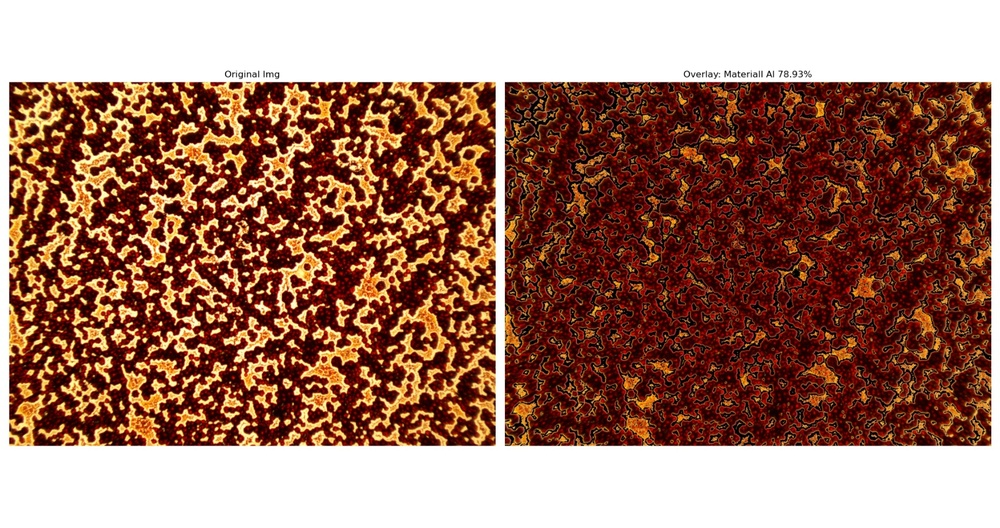
#> input picture Img/Usage_example.jpeg, 1000 x 528 px, shrunk from 1600 x 845 before the run
$ python model.py --image_path ../Img/Usage_example.jpeg
#> lines starting #> are read from the running program, lines starting #| are printed output that depends on the picture; after the words box and inside, x2 and y2 are one past the last pixel; in counts of white or black regions, pixels touching at a corner belong together
import os
import cv2
import argparse
import numpy as np
import matplotlib.pyplot as plt
from sklearn.cluster import KMeans


class Segmenter:
    def __init__(self, image_path, material_selection='auto'):
        """
        Args:
            image_path: Path to the image file
            material_selection: How to identify material cluster in first pass
                - 'auto': Use the smaller cluster (assumes material < 50% of image)
                - 'bright': Use the brighter cluster
                - 'dark': Use the darker cluster
        """
#> called with image_path = '../Img/Usage_example.jpeg', material_selection = 'auto'
        self.image_path = image_path
        self.material_selection = material_selection

        self.img_rgb = cv2.cvtColor(cv2.imread(self.image_path), cv2.COLOR_BGR2RGB)
        self.img_gray = cv2.imread(self.image_path, cv2.IMREAD_GRAYSCALE)
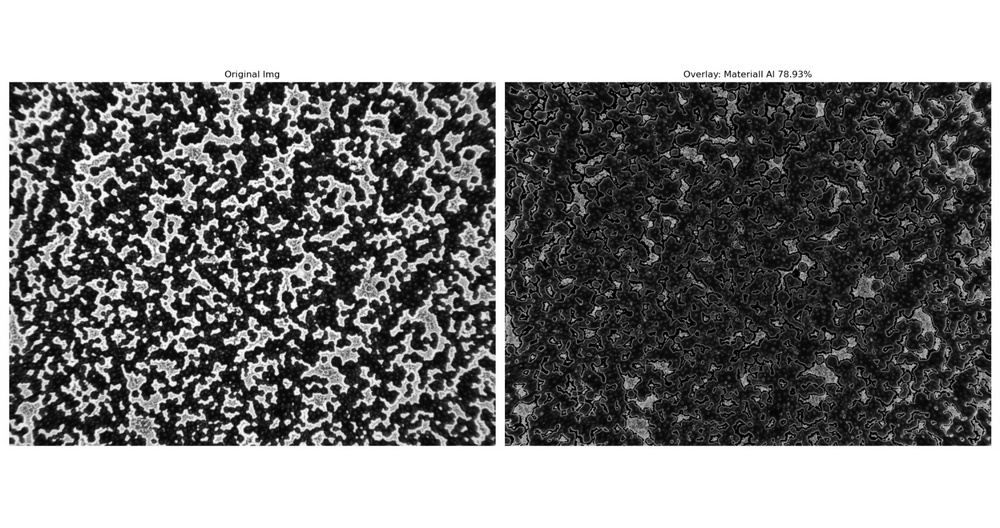
#> self.img_gray: shape (528, 1000); min 0, max 255, mean 129.8

        self.first_kmeans = KMeans(n_clusters=2, n_init=10, random_state=42)
        self.second_kmeans = KMeans(n_clusters=2, n_init=10, random_state=42)

    def _load_image(self):
        """Prepares grayscale image for the first segmentation pass."""
        return self.img_gray.reshape((-1, 1))

    def _kmeans_first_pass(self, pixels):
        """
        Runs the first K-Means on the grayscale pixels.
        Returns the 2D label array and cluster centers.
        """
        self.first_kmeans.fit(pixels)
        labels = self.first_kmeans.labels_
        labels_2d = labels.reshape(self.img_gray.shape)
        cluster_centers = self.first_kmeans.cluster_centers_
        return labels_2d, cluster_centers

    def _plot_first_pass(
        self,
        segmented_image_material,
        segmented_image_background,
        material_percentage,
        background_percentage,
    ):
        """Plots results of the first segmentation."""
        plt.figure(figsize=(12, 6))

        plt.subplot(1, 3, 1)
        plt.imshow(self.img_rgb)
        plt.title("Original Image")
        plt.axis("off")

        plt.subplot(1, 3, 2)
        plt.imshow(segmented_image_material)
        plt.title(
            f"Material Segmentation\nMaterial: {material_percentage:.2f}% | Background: {background_percentage:.2f}%"
        )
        plt.axis("off")

        plt.subplot(1, 3, 3)
        plt.imshow(segmented_image_background)
        plt.title(
            f"Background Segmentation\nMaterial: {material_percentage:.2f}% | Background: {background_percentage:.2f}%"
        )
        plt.axis("off")

        plt.tight_layout()
        plt.show()

    def _second_segmentation(self, segmented_image_material):

        flat_img = segmented_image_material.reshape((-1, 3))
        non_black_mask = np.any(flat_img != [0, 0, 0], axis=1)

        material_only_pixels = flat_img[non_black_mask]

        self.second_kmeans.fit(material_only_pixels)
        second_labels = self.second_kmeans.labels_

        new_labels_full = np.zeros((len(flat_img),), dtype=np.int32)
        new_labels_full[non_black_mask] = second_labels

        new_labels_2d = new_labels_full.reshape(segmented_image_material.shape[:2])
        return new_labels_2d

    def _save_image_(self, combined_background, material_percentage):
        plt.imshow(combined_background)
        plt.title(f"Overlay: Material Al {material_percentage:.2f}%")
        plt.axis("off")
        plt.tight_layout()

        save_dir = "Predictions"
        if not os.path.exists(save_dir):
            os.makedirs(save_dir, exist_ok=True)

        filename = os.path.basename(self.image_path)[:-4] + "_percentage.png"
        save_path = os.path.join(save_dir, filename)

        plt.savefig(save_path)
        print(f"Saved in {save_path}")

        plt.close()


    def _plot_second_pass(
        self,
        segmented_image_background_first,
        segmented_image_background_second,
    ):
        def overlay_images(pass1_image, pass2_image):
            combined = pass1_image.copy()
            mask = np.any(pass2_image != [0, 0, 0], axis=-1)
            combined[mask] = pass2_image[mask]
            return combined

        combined_background = overlay_images(
            segmented_image_background_first, segmented_image_background_second
        )
        total_pixels = self.img_gray.size
        mask_non_black = np.any(combined_background != [0, 0, 0], axis=-1)
        material_pixels = np.count_nonzero(mask_non_black)
        material_percentage = (material_pixels / total_pixels) * 100

        plt.figure(figsize=(16, 10))

        plt.subplot(1, 2, 1)
        plt.imshow(self.img_rgb)
        plt.title("Original Img")
        plt.axis("off")

        plt.subplot(1, 2, 2)
        plt.imshow(combined_background)
        plt.title(f"Overlay: Materiall Al {material_percentage:.2f}%")
        plt.axis("off")
        plt.tight_layout()
        plt.show()

        self._save_image_(combined_background=combined_background,
                          material_percentage=material_percentage)

    def __call__(self):
        pixels = self._load_image()
        label2d, cluster_centers = self._kmeans_first_pass(pixels)
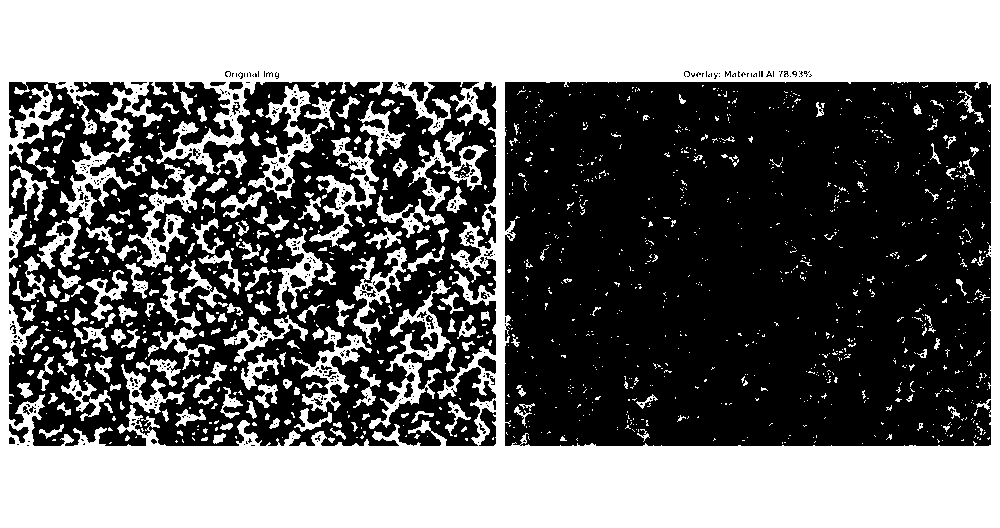
#> label2d: shape (528, 1000) int32; values 0 (black) and 1 (white), 44.6% white; 1246 white regions (995 under 20 px), largest, box (x1, y1, x2, y2) and area: (0, 0, 1000, 528) 189703, (369, 279, 451, 429) 2484, (309, 137, 379, 247) 1998
#> cluster_centers = [41.52, 239.6]

        # Select which cluster represents the material
        if self.material_selection == 'auto':
            # Use the smaller cluster (assumes material is minority)
            cluster_0_count = np.sum(label2d == 0)
#> cluster_0_count = 292712
            cluster_1_count = np.sum(label2d == 1)
#> cluster_1_count = 235288
            material_cluster = 0 if cluster_0_count < cluster_1_count else 1
#> material_cluster = 1
        elif self.material_selection == 'bright':
            # Use the brighter cluster
            avg_intensity = cluster_centers.flatten()
            material_cluster = np.argmax(avg_intensity)
        elif self.material_selection == 'dark':
            # Use the darker cluster
            avg_intensity = cluster_centers.flatten()
            material_cluster = np.argmin(avg_intensity)
        else:
            raise ValueError(f"Invalid material_selection: {self.material_selection}")

        binary_mask = (label2d == material_cluster).astype(np.uint8)

        segmented_image_material_first = self.img_rgb.copy()
        segmented_image_background_first = self.img_rgb.copy()

        # binary_mask == 1 means material (brighter cluster)
        # binary_mask == 0 means background (darker cluster)
        segmented_image_material_first[binary_mask == 0] = [0, 0, 0]  # Remove background pixels
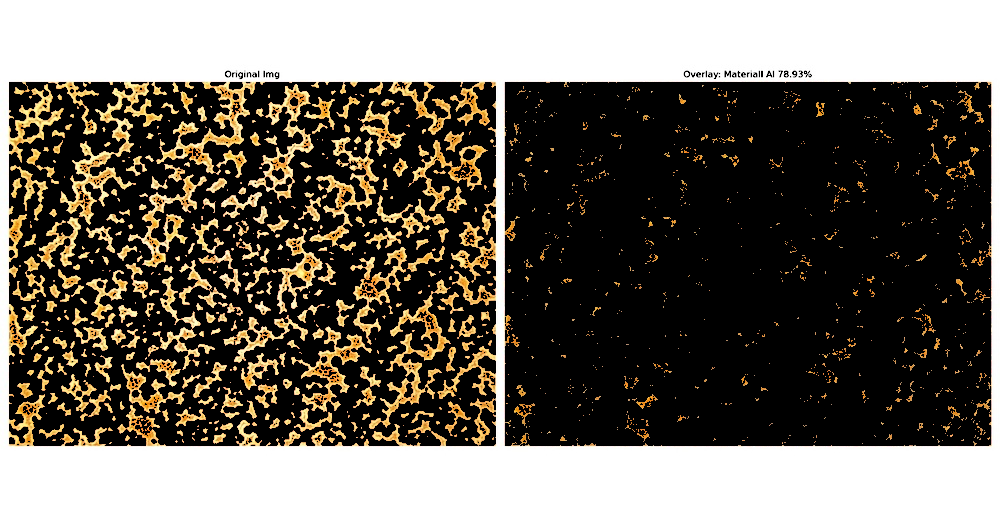
#> segmented_image_material_first: shape (528, 1000, 3); mean R, G, B 111.5, 105.9, 96.8
        segmented_image_background_first[binary_mask == 1] = [0, 0, 0]  # Remove material pixels
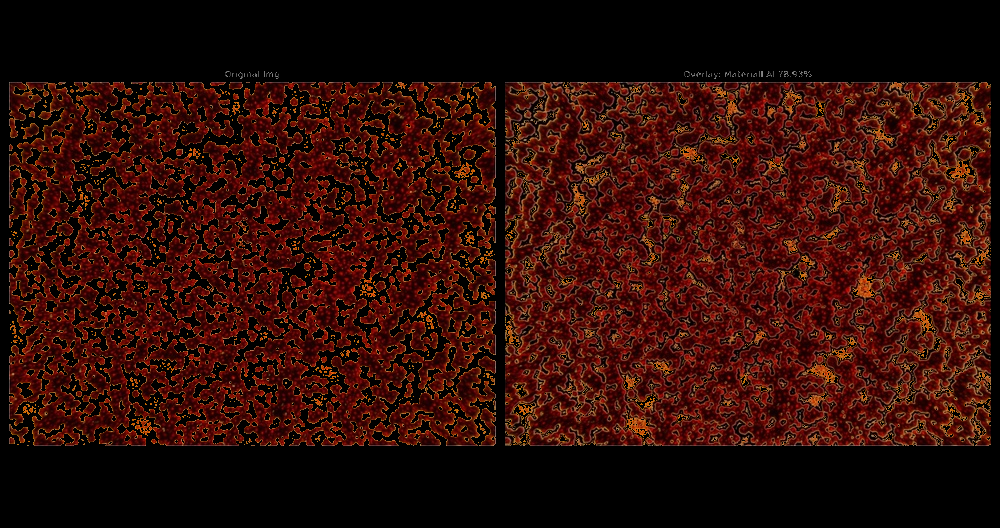
#> segmented_image_background_first: shape (528, 1000, 3); mean R, G, B 48.9, 13.5, 7.2

        new_labels_2d = self._second_segmentation(segmented_image_material_first)
#> in _second_segmentation, `new_labels_2d = new_labels_full.reshape(segmented_image_material.shape..`: new_labels_2d: shape (528, 1000) int32; values 0 (black) and 1 (white), 33.5% white; 786 white regions (748 under 20 px), largest, box (x1, y1, x2, y2) and area: (0, 0, 1000, 528) 172920, (266, 175, 290, 191) 68, (281, 146, 304, 158) 61

        second_centers = self.second_kmeans.cluster_centers_

        avg_color_intensity = np.sum(second_centers, axis=1)
        material_cluster_2 = np.argmax(avg_color_intensity)

        segmented_image_material_second = segmented_image_material_first.copy()
        segmented_image_background_second = segmented_image_material_first.copy()

        material_mask_2 = new_labels_2d == material_cluster_2
        segmented_image_material_second[~material_mask_2] = [0, 0, 0]
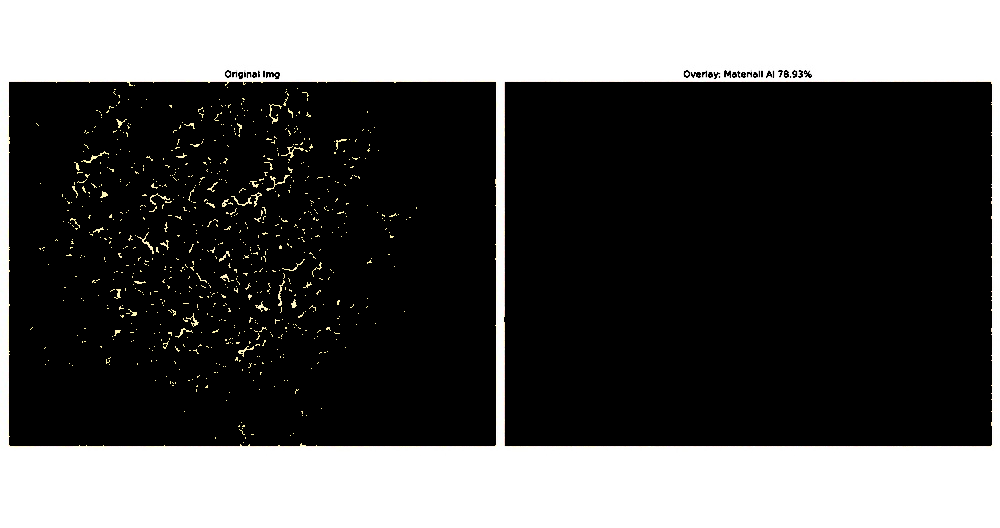
#> segmented_image_material_second: shape (528, 1000, 3); 11.11% of pixels changed, all inside (x1, y1, x2, y2) = (9, 70, 992, 446)

        segmented_image_background_second[material_mask_2] = [0, 0, 0]

        self._plot_second_pass(
            segmented_image_background_first=segmented_image_background_first,
            segmented_image_background_second=segmented_image_background_second,
        )
#> in overlay_images, `mask = np.any(pass2_image != [0, 0, 0], axis=-1)`:
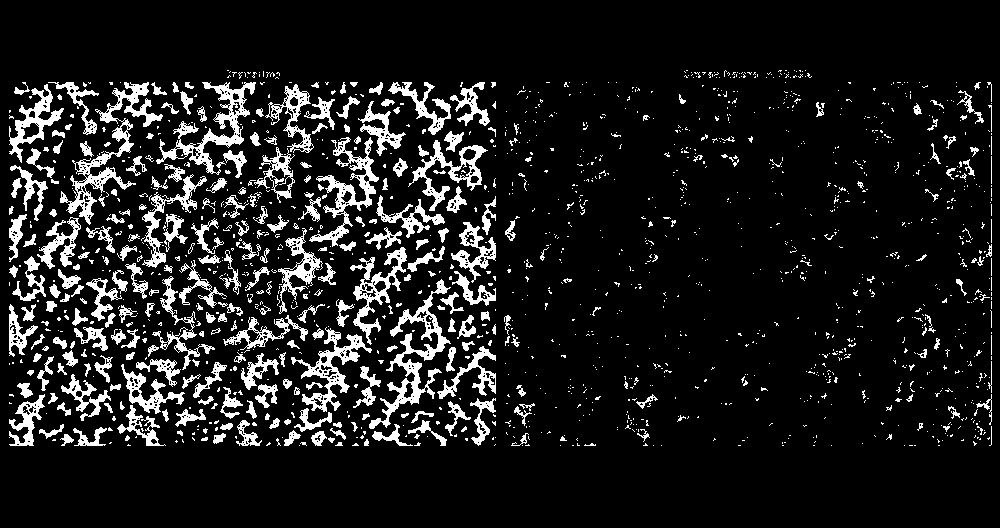
#> mask: shape (528, 1000) bool; 11.1% white; 1544 white regions (1239 under 20 px), largest, box (x1, y1, x2, y2) and area: (60, 82, 163, 225) 2614, (369, 279, 451, 429) 2483, (156, 82, 256, 175) 2079
#> in overlay_images, `combined[mask] = pass2_image[mask]`:
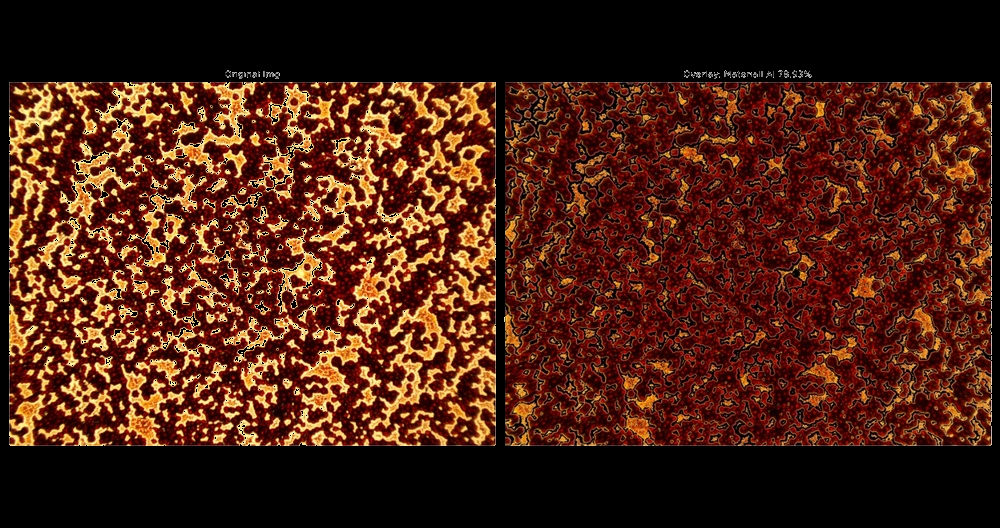
#> combined: shape (528, 1000, 3); 11.11% of pixels changed, all inside (x1, y1, x2, y2) = (9, 70, 992, 446)
#> in _plot_second_pass, `material_pixels = np.count_nonzero(mask_non_black)`: material_pixels = 351368
#> in _plot_second_pass, `material_percentage = (material_pixels / total_pixels) * 100`: material_percentage = 66.55

def main():
    parser = argparse.ArgumentParser(description="Segment an image using the Segmenter class.")
    parser.add_argument("--image_path", type=str, required=True, help="Path to the input image.")

    args = parser.parse_args()

    vle = Segmenter(image_path=args.image_path)
    vle()

if __name__ == "__main__":
    main()
